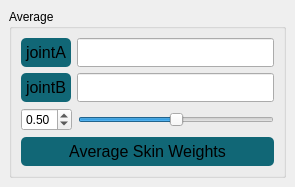
<?xml version="1.0" encoding="UTF-8"?>
<ui version="4.0">
 <class>averageSkinUI</class>
 <widget class="QMainWindow" name="averageSkinUI">
  <property name="geometry">
   <rect>
    <x>0</x>
    <y>0</y>
    <width>295</width>
    <height>174</height>
   </rect>
  </property>
  <property name="windowTitle">
   <string>AverageSkin_v01</string>
  </property>
  <widget class="QWidget" name="centralwidget">
   <layout class="QHBoxLayout" name="horizontalLayout">
    <item>
     <widget class="QGroupBox" name="av_gb">
      <property name="sizePolicy">
       <sizepolicy hsizetype="Preferred" vsizetype="Expanding">
        <horstretch>0</horstretch>
        <verstretch>0</verstretch>
       </sizepolicy>
      </property>
      <property name="contextMenuPolicy">
       <enum>Qt::DefaultContextMenu</enum>
      </property>
      <property name="title">
       <string>Average</string>
      </property>
      <layout class="QVBoxLayout" name="verticalLayout_3">
       <item>
        <layout class="QHBoxLayout" name="horizontalLayout_a" stretch="0,1">
         <item>
          <widget class="QPushButton" name="jnt_a_btn">
           <property name="sizePolicy">
            <sizepolicy hsizetype="Minimum" vsizetype="Expanding">
             <horstretch>0</horstretch>
             <verstretch>0</verstretch>
            </sizepolicy>
           </property>
           <property name="minimumSize">
            <size>
             <width>20</width>
             <height>0</height>
            </size>
           </property>
           <property name="font">
            <font>
             <pointsize>12</pointsize>
            </font>
           </property>
           <property name="toolTip">
            <string>&lt;!DOCTYPE HTML PUBLIC &quot;-//W3C//DTD HTML 4.0//EN&quot; &quot;http://www.w3.org/TR/REC-html40/strict.dtd&quot;&gt;
&lt;html&gt;&lt;head&gt;&lt;meta name=&quot;qrichtext&quot; content=&quot;1&quot; /&gt;&lt;style type=&quot;text/css&quot;&gt;
p, li { white-space: pre-wrap; }
&lt;/style&gt;&lt;/head&gt;&lt;body style=&quot; font-family:'Sans Serif'; font-size:12pt; font-weight:400; font-style:normal;&quot;&gt;
&lt;p style=&quot; margin-top:0px; margin-bottom:0px; margin-left:0px; margin-right:0px; -qt-block-indent:0; text-indent:0px;&quot;&gt;Build the next step in the list.&lt;/p&gt;&lt;/body&gt;&lt;/html&gt;</string>
           </property>
           <property name="styleSheet">
            <string notr="true">QPushButton{ 
background-color: qlineargradient(spread:pad, x1:0, y1:1, x2:0, y2:0, stop:1 #116776, stop:0 #116776);
padding: 5px;
border-radius: 5px;
}

QPushButton:hover
{
background-color: #1d8ba3;
border-radius: 5px;
}

QPushButton:pressed
{
background-color: #1d1d1d;
border-radius: 5px;
}

QPushButton:disabled
{
background-color: #4b4b4b;
border-radius: 5px;
}</string>
           </property>
           <property name="text">
            <string>jointA</string>
           </property>
          </widget>
         </item>
         <item>
          <widget class="QLineEdit" name="jnt_a_line">
           <property name="sizePolicy">
            <sizepolicy hsizetype="Minimum" vsizetype="Expanding">
             <horstretch>0</horstretch>
             <verstretch>0</verstretch>
            </sizepolicy>
           </property>
           <property name="minimumSize">
            <size>
             <width>20</width>
             <height>0</height>
            </size>
           </property>
          </widget>
         </item>
        </layout>
       </item>
       <item>
        <layout class="QHBoxLayout" name="horizontalLayout_b" stretch="0,1">
         <item>
          <widget class="QPushButton" name="jnt_b_btn">
           <property name="sizePolicy">
            <sizepolicy hsizetype="Minimum" vsizetype="Expanding">
             <horstretch>0</horstretch>
             <verstretch>0</verstretch>
            </sizepolicy>
           </property>
           <property name="minimumSize">
            <size>
             <width>20</width>
             <height>0</height>
            </size>
           </property>
           <property name="font">
            <font>
             <pointsize>12</pointsize>
            </font>
           </property>
           <property name="toolTip">
            <string>&lt;!DOCTYPE HTML PUBLIC &quot;-//W3C//DTD HTML 4.0//EN&quot; &quot;http://www.w3.org/TR/REC-html40/strict.dtd&quot;&gt;
&lt;html&gt;&lt;head&gt;&lt;meta name=&quot;qrichtext&quot; content=&quot;1&quot; /&gt;&lt;style type=&quot;text/css&quot;&gt;
p, li { white-space: pre-wrap; }
&lt;/style&gt;&lt;/head&gt;&lt;body style=&quot; font-family:'Sans Serif'; font-size:12pt; font-weight:400; font-style:normal;&quot;&gt;
&lt;p style=&quot; margin-top:0px; margin-bottom:0px; margin-left:0px; margin-right:0px; -qt-block-indent:0; text-indent:0px;&quot;&gt;Build the next step in the list.&lt;/p&gt;&lt;/body&gt;&lt;/html&gt;</string>
           </property>
           <property name="styleSheet">
            <string notr="true">QPushButton{ 
background-color: qlineargradient(spread:pad, x1:0, y1:1, x2:0, y2:0, stop:1 #116776, stop:0 #116776);
padding: 5px;
border-radius: 5px;
}

QPushButton:hover
{
background-color: #1d8ba3;
border-radius: 5px;
}

QPushButton:pressed
{
background-color: #1d1d1d;
border-radius: 5px;
}

QPushButton:disabled
{
background-color: #4b4b4b;
border-radius: 5px;
}</string>
           </property>
           <property name="text">
            <string>jointB</string>
           </property>
          </widget>
         </item>
         <item>
          <widget class="QLineEdit" name="jnt_b_line">
           <property name="sizePolicy">
            <sizepolicy hsizetype="Minimum" vsizetype="Expanding">
             <horstretch>0</horstretch>
             <verstretch>0</verstretch>
            </sizepolicy>
           </property>
           <property name="minimumSize">
            <size>
             <width>20</width>
             <height>0</height>
            </size>
           </property>
          </widget>
         </item>
        </layout>
       </item>
       <item>
        <layout class="QHBoxLayout" name="horizontalLayout_c">
         <item>
          <widget class="QDoubleSpinBox" name="skinPer_sp">
           <property name="sizePolicy">
            <sizepolicy hsizetype="Fixed" vsizetype="Expanding">
             <horstretch>0</horstretch>
             <verstretch>0</verstretch>
            </sizepolicy>
           </property>
           <property name="maximum">
            <double>1.000000000000000</double>
           </property>
           <property name="singleStep">
            <double>0.050000000000000</double>
           </property>
           <property name="value">
            <double>0.500000000000000</double>
           </property>
          </widget>
         </item>
         <item>
          <widget class="QSlider" name="skinPer_sd">
           <property name="sizePolicy">
            <sizepolicy hsizetype="Expanding" vsizetype="Expanding">
             <horstretch>0</horstretch>
             <verstretch>0</verstretch>
            </sizepolicy>
           </property>
           <property name="maximum">
            <number>10</number>
           </property>
           <property name="singleStep">
            <number>20</number>
           </property>
           <property name="value">
            <number>5</number>
           </property>
           <property name="sliderPosition">
            <number>5</number>
           </property>
           <property name="orientation">
            <enum>Qt::Horizontal</enum>
           </property>
           <property name="tickInterval">
            <number>0</number>
           </property>
          </widget>
         </item>
        </layout>
       </item>
       <item>
        <widget class="QPushButton" name="avSkin_btn">
         <property name="sizePolicy">
          <sizepolicy hsizetype="Preferred" vsizetype="Expanding">
           <horstretch>0</horstretch>
           <verstretch>0</verstretch>
          </sizepolicy>
         </property>
         <property name="minimumSize">
          <size>
           <width>0</width>
           <height>0</height>
          </size>
         </property>
         <property name="font">
          <font>
           <pointsize>12</pointsize>
          </font>
         </property>
         <property name="toolTip">
          <string>&lt;!DOCTYPE HTML PUBLIC &quot;-//W3C//DTD HTML 4.0//EN&quot; &quot;http://www.w3.org/TR/REC-html40/strict.dtd&quot;&gt;
&lt;html&gt;&lt;head&gt;&lt;meta name=&quot;qrichtext&quot; content=&quot;1&quot; /&gt;&lt;style type=&quot;text/css&quot;&gt;
p, li { white-space: pre-wrap; }
&lt;/style&gt;&lt;/head&gt;&lt;body style=&quot; font-family:'Sans Serif'; font-size:12pt; font-weight:400; font-style:normal;&quot;&gt;
&lt;p style=&quot; margin-top:0px; margin-bottom:0px; margin-left:0px; margin-right:0px; -qt-block-indent:0; text-indent:0px;&quot;&gt;Build the next step in the list.&lt;/p&gt;&lt;/body&gt;&lt;/html&gt;</string>
         </property>
         <property name="styleSheet">
          <string notr="true">QPushButton{ 
background-color: qlineargradient(spread:pad, x1:0, y1:1, x2:0, y2:0, stop:1 #116776, stop:0 #116776);
padding: 5px;
border-radius: 5px;
}

QPushButton:hover
{
background-color: #1d8ba3;
border-radius: 5px;
}

QPushButton:pressed
{
background-color: #1d1d1d;
border-radius: 5px;
}

QPushButton:disabled
{
background-color: #4b4b4b;
border-radius: 5px;
}</string>
         </property>
         <property name="text">
          <string>Average Skin Weights</string>
         </property>
        </widget>
       </item>
      </layout>
     </widget>
    </item>
   </layout>
  </widget>
 </widget>
 <resources/>
 <connections/>
</ui>
